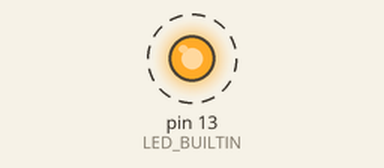
Simulated run of this sketch. Board: Arduino Uno, built with avr-gcc and run on an emulated ATmega328P. Shown: output pins drawn as LEDs (lit = HIGH). Dashed ring = blinking. What the sketch prints to the serial monitor is not drawn.

Above: at 1.5 s.
Timing chart, 0 to 5.6 s (numbered marks = the images above):
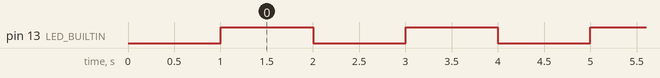

Measured:
- by itself, pin 13 (LED_BUILTIN): alternates HIGH for 1.0 s and LOW for 1.0 s

The sketch:

usb_test.ino
```cpp
// USB output test — Arduino UNO R4 WiFi
// Simple Serial test over USB. No Router Bridge needed.

int count = 0;

void setup() {
  Serial.begin(115200);
  while (!Serial) { ; }  // Wait for USB Serial to connect

  pinMode(LED_BUILTIN, OUTPUT);

  delay(1000);
  Serial.println("USB_TEST: Arduino UNO R4 WiFi Serial working!");
  Serial.println("SETUP_DONE");
}

void loop() {
  // Toggle LED every second
  digitalWrite(LED_BUILTIN, (count % 2) ? LOW : HIGH);

  // Output on Serial (USB)
  Serial.print("COUNT:");
  Serial.println(count);

  count++;
  delay(1000);
}
```
